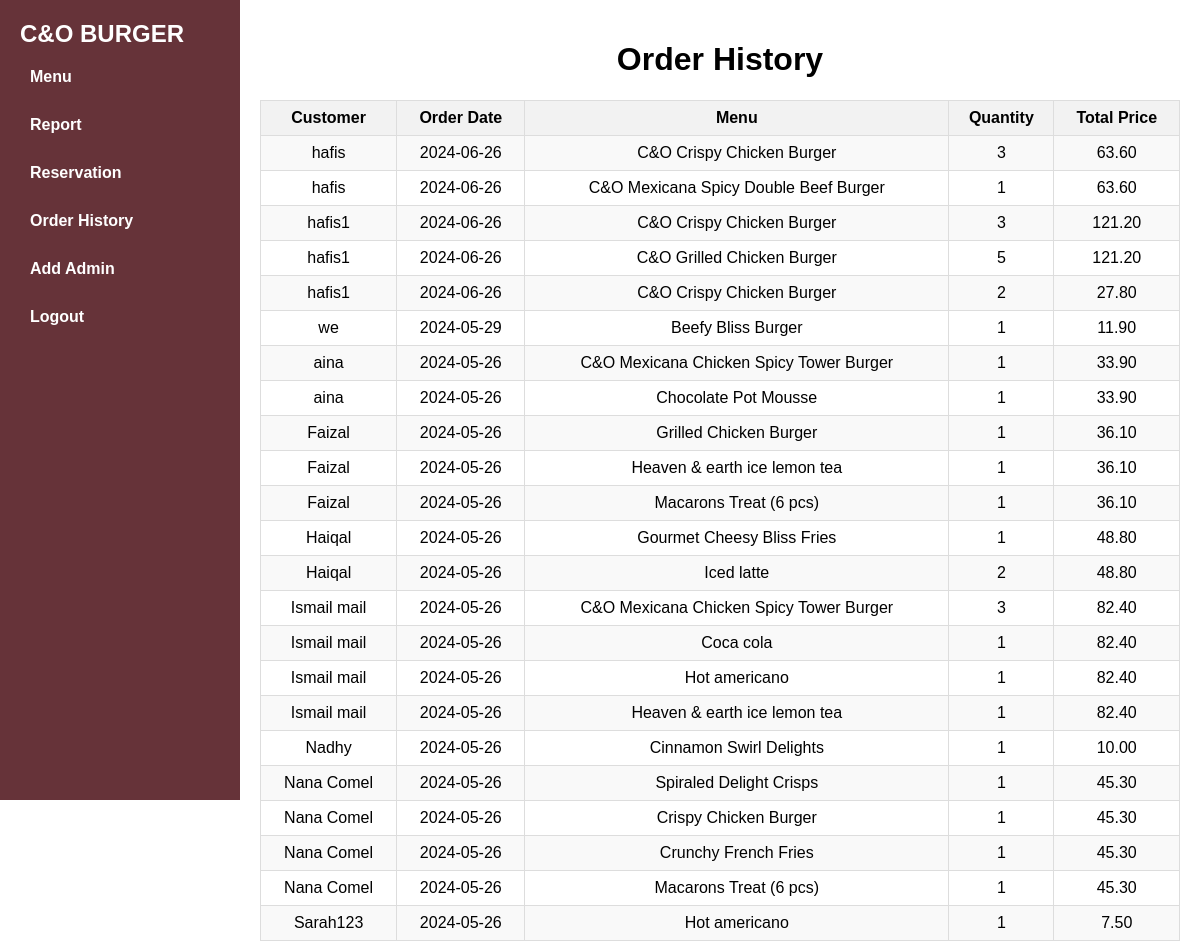
The app's page /orderhistory.php (signed in) with its own data.
### tables this page shows
CREATE TABLE `orders` (
  `Order_ID` int(11) NOT NULL,
  `User_ID` int(11) DEFAULT NULL,
  `Order_Date` date DEFAULT NULL,
  `Total_Price` decimal(10,2) DEFAULT NULL
);

CREATE TABLE `user` (
  `User_ID` int(11) NOT NULL,
  `Username` varchar(255) NOT NULL,
  `Email` varchar(255) DEFAULT NULL,
  `Password` varchar(255) DEFAULT NULL,
  `Type` varchar(50) DEFAULT NULL
);

CREATE TABLE `menuitem` (
  `Menu_ID` int(11) NOT NULL,
  `Name` varchar(255) DEFAULT NULL,
  `Description` text DEFAULT NULL,
  `Price` decimal(10,2) DEFAULT NULL,
  `Category` varchar(255) DEFAULT NULL,
  `ImagePath` varchar(255) DEFAULT NULL
);

CREATE TABLE `orderitems` (
  `order_item_id` int(11) NOT NULL,
  `order_id` int(11) NOT NULL,
  `menu_id` int(11) NOT NULL,
  `quantity` int(11) NOT NULL,
  `request` varchar(255) NOT NULL
);

### orderhistory.php (the view, shortened to what this page needs)
<!DOCTYPE html>
<html lang="en">
<head>
    <link rel="stylesheet" href="orderhistorystyle.css">
</head>
<body>
  <div class="sidebar">
        <h2>C&O BURGER</h2>
        <a href="menuitem.php">Menu</a>
        <a href="report.php">Report</a>
        <a href="reservation_report.php">Reservation</a>
         <a href="orderhistory.php">Order History</a>
        <a href="registeradmin.php">Add Admin</a>
        <a href="logout.php" onclick="confirmLogout(event)">Logout</a>
    </div>
    <div class="content">
        <h1>Order History</h1>
        <?php
        include 'db.php';
        try {
            $sql = "SELECT u.Username, o.Order_Date, m.Name, oi.quantity, o.Total_Price
                    FROM orders o
                    JOIN user u ON o.User_ID = u.User_ID
                    JOIN orderitems oi ON o.Order_ID = oi.order_id
                    JOIN menuitem m ON oi.menu_id = m.Menu_ID
                    ORDER BY o.Order_Date DESC, u.Username";
            $stmt = $pdo->prepare($sql);
            $stmt->execute();
            $results = $stmt->fetchAll(PDO::FETCH_ASSOC);
            if (count($results) > 0) {
                echo "<table>
                        <tr>
                            <th>Customer</th>
                            <th>Order Date</th>
                            <th>Menu</th>
                            <th>Quantity</th>
                            <th>Total Price</th>
                        </tr>";
                foreach ($results as $row) {
                    echo "<tr>
                            <td>" . htmlspecialchars($row["Username"]) . "</td>
                            <td>" . htmlspecialchars($row["Order_Date"]) . "</td>
                            <td>" . htmlspecialchars($row["Name"]) . "</td>
                            <td>" . htmlspecialchars($row["quantity"]) . "</td>
                            <td>" . htmlspecialchars($row["Total_Price"]) . "</td>
                          </tr>";
                }
                echo "</table>";
            } else {
                echo "0 results";
            }
        } catch (PDOException $e) {
            die("Query failed: " . $e->getMessage());
        }
        ?>
    </div>
</body>
</html>

### orderhistorystyle.css (style rules this page uses)
body { display: flex; font-family: 'Arial', sans-serif; margin: 0; height: 100vh; }
.sidebar { background-color: #663339; color: white; width: 200px; padding: 20px; display: flex; flex-direction: column; }
.sidebar h2 { margin: 0; }
.sidebar a { padding: 10px; margin-top: 10px; color: white; text-decoration: none; font-weight: bold; }
.content { flex-grow: 1; padding: 20px; display: flex; flex-direction: column; align-items: center; }
table { width: 100%; border-collapse: collapse; }
table th, table td { border: 1px solid #ddd; padding: 8px; text-align: center; }
table th { background-color: #f2f2f2; font-weight: bold; }
table tr:nth-child(even) { background-color: #f9f9f9; }

### records on screen
orders: User_ID.Username "hafis", Order_Date "2024-06-26", menuitem.Name "C&O Crispy Chicken Burger", orderitems.quantity "3", Total_Price "63.60", menuitem.Name "C&O Mexicana Spicy Double Beef Burger", orderitems.quantity "1"
orders: User_ID.Username "hafis1", Order_Date "2024-06-26", menuitem.Name "C&O Crispy Chicken Burger", orderitems.quantity "3", Total_Price "121.20", menuitem.Name "C&O Grilled Chicken Burger", orderitems.quantity "5"
orders: User_ID.Username "hafis1", Order_Date "2024-06-26", menuitem.Name "C&O Crispy Chicken Burger", orderitems.quantity "2", Total_Price "27.80"
orders: User_ID.Username "we", Order_Date "2024-05-29", menuitem.Name "Beefy Bliss Burger", orderitems.quantity "1", Total_Price "11.90"
orders: User_ID.Username "aina", Order_Date "2024-05-26", menuitem.Name "C&O Mexicana Chicken Spicy Tower Burger", orderitems.quantity "1", Total_Price "33.90", menuitem.Name "Chocolate Pot Mousse"
orders: User_ID.Username "Faizal", Order_Date "2024-05-26", menuitem.Name "Grilled Chicken Burger", orderitems.quantity "1", Total_Price "36.10", menuitem.Name "Heaven & earth ice lemon tea", menuitem.Name "Macarons Treat (6 pcs)"
orders: User_ID.Username "Haiqal", Order_Date "2024-05-26", menuitem.Name "Gourmet Cheesy Bliss Fries", orderitems.quantity "1", Total_Price "48.80", menuitem.Name "Iced latte", orderitems.quantity "2"
orders: User_ID.Username "Ismail mail", Order_Date "2024-05-26", menuitem.Name "C&O Mexicana Chicken Spicy Tower Burger", orderitems.quantity "3", Total_Price "82.40", menuitem.Name "Coca cola", orderitems.quantity "1", menuitem.Name "Hot americano", menuitem.Name "Heaven & earth ice lemon tea"
orders: User_ID.Username "Nadhy", Order_Date "2024-05-26", menuitem.Name "Cinnamon Swirl Delights", orderitems.quantity "1", Total_Price "10.00"
orders: User_ID.Username "Nana Comel", Order_Date "2024-05-26", menuitem.Name "Spiraled Delight Crisps", orderitems.quantity "1", Total_Price "45.30", menuitem.Name "Crispy Chicken Burger", menuitem.Name "Crunchy French Fries", menuitem.Name "Macarons Treat (6 pcs)"
orders: User_ID.Username "Sarah123", Order_Date "2024-05-26", menuitem.Name "Hot americano", orderitems.quantity "1", Total_Price "7.50"
